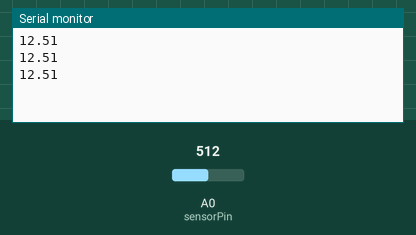
A sketch run on a simulated Arduino Uno, built with avr-gcc and run on an emulated ATmega328P. Parts: the last lines printed to the serial monitor. The inputs (shaded band) are chosen by the test bench; at power-on: A0 (sensorPin) = 512.

Above: at 1.3 s.
1.4 s: A0 (sensorPin) set to 716
At 1.9 s:
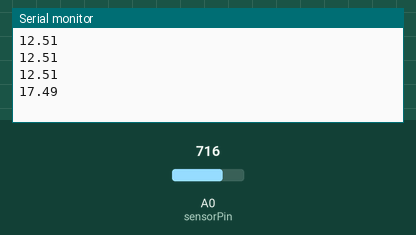
2.9 s: A0 (sensorPin) set to 900
At 3.4 s:
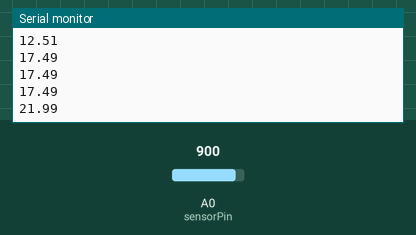
Timing chart, 0 to 5.9 s (numbered marks = the images above; inputs shaded):
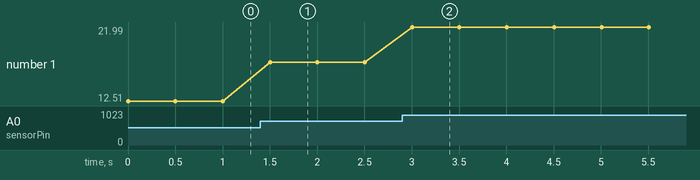

Measured:
- after the input at 1.4 s, the serial monitor: prints a new line after 0.10 s (image 1)
- after the input at 2.9 s, the serial monitor: prints a new line after 0.10 s (image 2)
- plotted number 1: 12.51 → 17.49 after the input at 1.4 s, 17.49 → 21.99 after the input at 2.9 s

The sketch:

direct_current_sensor_FZ0430.ino
```cpp
/******************************************************************************************************
  voltage_sensor_FZ0430.ino
  Measure voltages up to 25V with the FZ0430 sensor.
  Version: 1.0
  Fecha: 17/08/2020
  Autor: Roberto Toapanta, @rotoapanta
  © 2017-2020 ToGuBrain Solutions
*******************************************************************************************************
/*
El Sketch usa 3502 bytes (10%) del espacio de almacenamiento de programa. El máximo es 32256 bytes.
Las variables Globales usan 200 bytes (9%) de la memoria dinámica, dejando 1848 bytes para las variables locales. El máximo es 2048 bytes.

Wiring diagram

Arduino Pin                       FZ0430 Sensor
5V  -----------------------------   (+)
GND -----------------------------   (-)
AN0 -----------------------------   S
*/

/* define variables */
const int sensorPin       = A0;                   // select the analog input for the sensor
int sensorValue           = 0;                    // variable that stores the raw value (0 to 1023)
double voltage            = 0.0;                  // variable that stores voltage (0.0 to 25.0)
int offset                = 0;                    // set the correction offset value

void setup() {
   Serial.begin(9600);
}

void loop() {
  sensorValue = analogRead(sensorPin);                      // read the input
  voltage = map(sensorValue, 0, 1023, 0, 2500) + offset;    // map 0-1023 to 0-2500 and add correction offset
  voltage /=100;                                            // divide by 100 to get the decimal values
  Serial.println(voltage);                                  // show value by serial
  delay(500);
}
```
